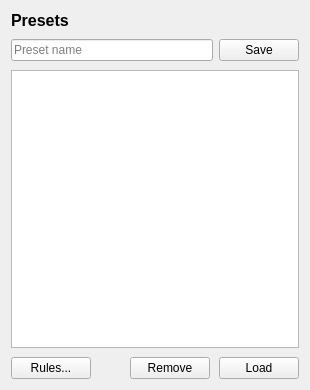
<?xml version="1.0" encoding="UTF-8"?>
<ui version="4.0">
 <class>PresetDialog</class>
 <widget class="QWidget" name="PresetDialog">
  <property name="geometry">
   <rect>
    <x>0</x>
    <y>0</y>
    <width>310</width>
    <height>390</height>
   </rect>
  </property>
  <property name="minimumSize">
   <size>
    <width>310</width>
    <height>390</height>
   </size>
  </property>
  <property name="windowTitle">
   <string>Custom Presets</string>
  </property>
  <layout class="QVBoxLayout" name="verticalLayout_3">
   <property name="spacing">
    <number>9</number>
   </property>
   <item>
    <widget class="QLabel" name="label">
     <property name="font">
      <font>
       <pointsize>12</pointsize>
       <weight>75</weight>
       <bold>true</bold>
      </font>
     </property>
     <property name="text">
      <string>Presets</string>
     </property>
    </widget>
   </item>
   <item>
    <layout class="QHBoxLayout" name="horizontalLayout_2">
     <property name="spacing">
      <number>6</number>
     </property>
     <property name="bottomMargin">
      <number>0</number>
     </property>
     <item>
      <widget class="QLineEdit" name="presetName">
       <property name="dragEnabled">
        <bool>false</bool>
       </property>
       <property name="placeholderText">
        <string>Preset name</string>
       </property>
       <property name="clearButtonEnabled">
        <bool>true</bool>
       </property>
      </widget>
     </item>
     <item>
      <widget class="QPushButton" name="add">
       <property name="toolTip">
        <string>Adds current config as a preset</string>
       </property>
       <property name="text">
        <string>Save</string>
       </property>
      </widget>
     </item>
    </layout>
   </item>
   <item>
    <widget class="QListWidget" name="files">
     <property name="contextMenuPolicy">
      <enum>Qt::CustomContextMenu</enum>
     </property>
    </widget>
   </item>
   <item>
    <layout class="QHBoxLayout" name="horizontalLayout">
     <property name="bottomMargin">
      <number>0</number>
     </property>
     <item>
      <widget class="QPushButton" name="rules">
       <property name="text">
        <string>Rules...</string>
       </property>
      </widget>
     </item>
     <item>
      <spacer name="horizontalSpacer">
       <property name="orientation">
        <enum>Qt::Horizontal</enum>
       </property>
       <property name="sizeHint" stdset="0">
        <size>
         <width>40</width>
         <height>20</height>
        </size>
       </property>
      </spacer>
     </item>
     <item>
      <widget class="QPushButton" name="remove">
       <property name="minimumSize">
        <size>
         <width>80</width>
         <height>0</height>
        </size>
       </property>
       <property name="text">
        <string>Remove</string>
       </property>
      </widget>
     </item>
     <item>
      <widget class="QPushButton" name="load">
       <property name="minimumSize">
        <size>
         <width>80</width>
         <height>0</height>
        </size>
       </property>
       <property name="text">
        <string>Load</string>
       </property>
      </widget>
     </item>
    </layout>
   </item>
  </layout>
 </widget>
 <tabstops>
  <tabstop>presetName</tabstop>
  <tabstop>add</tabstop>
  <tabstop>remove</tabstop>
  <tabstop>load</tabstop>
 </tabstops>
 <resources/>
 <connections/>
</ui>
